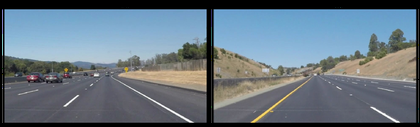
%> input picture simulations/lane_detection/sample.png, 420 x 127 px, shrunk from 1072 x 324 before the run
$ octave --eval "result = remove_shadows(imread('sample.png'));"   (GNU Octave 9; MATLAB toolbox functions it lacks are replaced by stand-ins)
%> lines starting %> are read from the running program, lines starting %| are printed output that depends on the picture; in (x1, y1, x2, y2) boxes, pixels count from 0 and x2, y2 are one past the last pixel; in counts of white or black regions, pixels touching at a corner belong together; the program's own positions count from 1
% Try using Lab colour space to detect and remove shadows
function [o_image] = remove_shadows(i_image)
    % TODO: add function parameters for constants
    % Configurable constants
    THRESHOLD_TOLERANCE = 0.8;
    MIN_SHADOW_AREA = 30;
    MASK_DILATION = 6;
    EXPANDED_SHADOW_MASK_DILATION = 10;
    EXPANDED_EDGE_MASK_DILATION = 8;
    MED_FILTER_KERNEL_SIZE = 15;

    % Get the mean of L, a, b planes
    shadow_Lab = rgb2lab(i_image);
%> shadow_Lab: size 127x420x3 double; mean of channels 1, 2, 3 48.4, -1.7, -7.5
    mean_l = mean(mean(shadow_Lab(:,:,1)));
%> mean_l = 48.41
    mean_a = mean(mean(shadow_Lab(:,:,2)));
%> mean_a = -1.72
    mean_b = mean(mean(shadow_Lab(:,:,3)));
%> mean_b = -7.49

    % Extract shadows using best method based on mean values
    stdev_l = std(shadow_Lab(:,:,1));
%> stdev_l = 420 values, max 24.69 at index 48, min 0 at index 1, mean 21.35
    shadow_threshold = mean_l - (stdev_l / THRESHOLD_TOLERANCE);
%> shadow_threshold = 420 values, max 48.41 at index 1, min 17.54 at index 48, mean 21.72

    if mean_a + mean_b > 256
        disp("Threshold L value");
        shadow_pixels = shadow_Lab(:,:,1) <= shadow_threshold;
    else
        disp("Threshold L and b value");
        shadow_pixels = shadow_Lab(:,:,1) <= shadow_threshold & shadow_Lab(:,:,3) <= shadow_threshold;
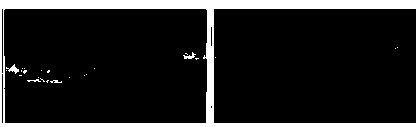
%> shadow_pixels: size 127x420 logical; 13.8% white; 25 white regions (20 under 20 px), largest, box (x1, y1, x2, y2) and area: (0, 0, 420, 127) 7158, (6, 64, 19, 74) 53, (183, 52, 196, 59) 40, (27, 79, 41, 82) 22, (50, 80, 62, 83) 22
    end

    % Morphological operations to clean up misclassified pixels
    shadow_pixels_morph = bwmorph(shadow_pixels, 'clean');
    shadow_pixels_morph = bwmorph(shadow_pixels_morph, 'close');
%> shadow_pixels_morph: size 127x420 logical; 14.1% white; 5 white regions (2 under 20 px), largest, box (x1, y1, x2, y2) and area: (0, 0, 420, 127) 7377, (27, 78, 62, 83) 71, (183, 52, 199, 60) 59
    shadow_pixels_morph = bwareaopen(shadow_pixels_morph, MIN_SHADOW_AREA);
    shadow_pixels_morph = imdilate(shadow_pixels_morph, true(MASK_DILATION));
%> shadow_pixels_morph: size 127x420 logical; 21% white; 2 white regions, box (x1, y1, x2, y2) and area: (0, 0, 420, 127) 10884, (25, 76, 65, 86) 313

    subplot(3,2,1), imagesc(i_image), title('Shadow'), grid on;
    subplot(3,2,2), imagesc(shadow_pixels), title('Shadow Pixels'), grid on;
    subplot(3,2,3), imagesc(shadow_pixels_morph), title('Shadow Morphed'), grid on;

    % Shadow regions
    connected_shadow_regions = bwconncomp(shadow_pixels_morph);
%> connected_shadow_regions = 2 connected components

    subplot(3,2,4), imshow(label2rgb(labelmatrix(connected_shadow_regions), @jet, [.5 .5 .5])), title('Shadow Regions')
    hold on

    corrected_image = i_image;
%> corrected_image is the input picture: size 127x420x3 uint8; mean R, G, B 103.8, 118.4, 130
    % Loop over every shadow region
    for i = 1:connected_shadow_regions.NumObjects
        mask = false(connected_shadow_regions.ImageSize);
        mask(connected_shadow_regions.PixelIdxList{i}) = true;
        expanded_mask = imdilate(mask, true(EXPANDED_SHADOW_MASK_DILATION));

        [B,~] = bwboundaries(expanded_mask, 'noholes');
        boundary = B{1};
        plot(boundary(:,2), boundary(:,1), 'w', 'LineWidth', 0.5);

        % Get RGB averages in masks
        outer_r = 0;
        outer_g = 0;
        outer_b = 0;
        outer_count = 0;

        inner_r = 0;
        inner_g = 0;
        inner_b = 0;
        inner_count = 0;

        img_r = corrected_image(:,:,1);
        img_g = corrected_image(:,:,2);
        img_b = corrected_image(:,:,3);

        % Get RGB values for ratios between expanded and inner masks
        for x = 1:size(expanded_mask, 1)            % super inefficient
            for y = 1:size(expanded_mask, 2)
                if expanded_mask(x,y) == 1
                    r = double(img_r(x,y));
                    g = double(img_g(x,y));
                    b = double(img_b(x,y));

                    if mask(x,y) == 1
                        % Inner mask
                        inner_r = inner_r + r;
                        inner_g = inner_g + g;
                        inner_b = inner_b + b;

                        inner_count = inner_count + 1;
                    else
                        % Outer mask
                        outer_r = outer_r + r;
                        outer_g = outer_g + g;
                        outer_b = outer_b + b;

                        outer_count = outer_count + 1;
                    end
                end
            end
        end

        r_ratio = (outer_r / outer_count) / (inner_r / inner_count);
        g_ratio = (outer_g / outer_count) / (inner_g / inner_count);
        b_ratio = (outer_b / outer_count) / (inner_b / inner_count);

        if isnan(r_ratio)
            r_ratio = 1;
        end
        if isnan(g_ratio)
            g_ratio = 1;
        end
        if isnan(b_ratio)
            b_ratio = 1;
        end

        % Multiply the mask area by the ratio to remove shadow
        for x = 1:size(expanded_mask, 1)            % super inefficient
            for y = 1:size(expanded_mask, 2)
                if mask(x,y) == 1
                    r = double(img_r(x,y));
                    g = double(img_g(x,y));
                    b = double(img_b(x,y));

                    r = r * r_ratio;
                    g = g * g_ratio;
                    b = b * b_ratio;

                    if r > 255
                       r = 255;
                    end
                    if g > 255
                       g = 255;
                    end
                    if b > 255
                       b = 255;
                    end

                    img_r(x,y) = r;
                    img_g(x,y) = g;
                    img_b(x,y) = b;
                end
            end
        end

        corrected_image(:,:,1) = img_r;
        corrected_image(:,:,2) = img_g;
        corrected_image(:,:,3) = img_b;
    end
%> this loop made 2 passes
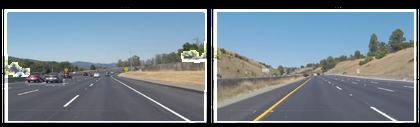
%> corrected_image: size 127x420x3 uint8; 10.34% of pixels changed, all inside (x1, y1, x2, y2) = (2, 7, 419, 125)
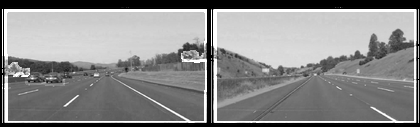
%> img_b: size 127x420 uint8; min 0, max 255, mean 138.8
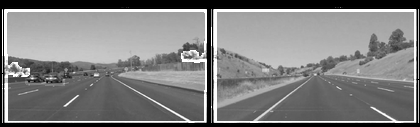
%> img_g: size 127x420 uint8; min 0, max 255, mean 128.4
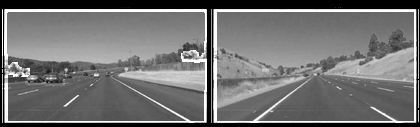
%> img_r: size 127x420 uint8; min 0, max 255, mean 114.8
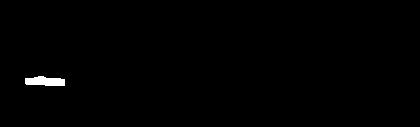
%> mask: size 127x420 logical; 0.59% white; 1 white region, box (x1, y1, x2, y2) and area: (25, 76, 65, 86) 313
%> after the loop, b = 135.6; g = 128.6; r = 118.5

    subplot(3,2,5), imagesc(corrected_image), title('Removed Shadows'), grid on;
%> after `grid on`:
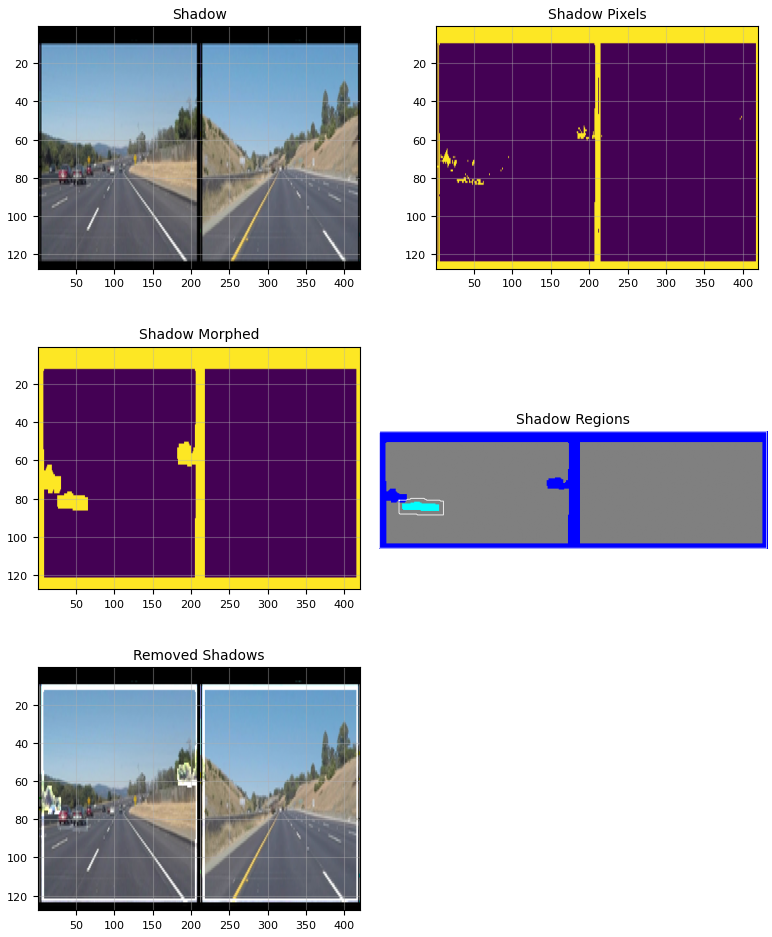
%> figure redrawn from the program's plot data, 5 panels

    % THIS IS THE SLOWEST STEP
    % Fix over-illuminated edges with a median filter on shadow region edges
    median_filtered = rgb2hsv(corrected_image);
%> median_filtered: size 127x420x3 double; mean H, S, V 0.432, 0.197, 0.565
    h = floor(MED_FILTER_KERNEL_SIZE / 2);

    % TODO: uncomment below
    for i = 9:9%1:connected_shadow_regions.NumObjects
        mask = false(connected_shadow_regions.ImageSize);
        mask(connected_shadow_regions.PixelIdxList{i}) = true;
        mask = edge(mask, 'canny');
        mask = imdilate(mask, true(EXPANDED_EDGE_MASK_DILATION));

        for x = (1+h):(size(mask, 1)-h)
            for y = (1+h):(size(mask, 2)-h)
                if mask(x,y) == 1
                    kernel = medfilt2(median_filtered(x-h:x+h,y-h:y+h,3), [MED_FILTER_KERNEL_SIZE MED_FILTER_KERNEL_SIZE]);
                    median_filtered(x, y, 3) = kernel(h+1,h+1);
                end
            end
        end

    end

    median_filtered = hsv2rgb(median_filtered);
    subplot(3,2,6), imagesc(median_filtered), title('Fix Over-illumination'), grid on;

    o_image = median_filtered;
end
%> (the run ends here)
